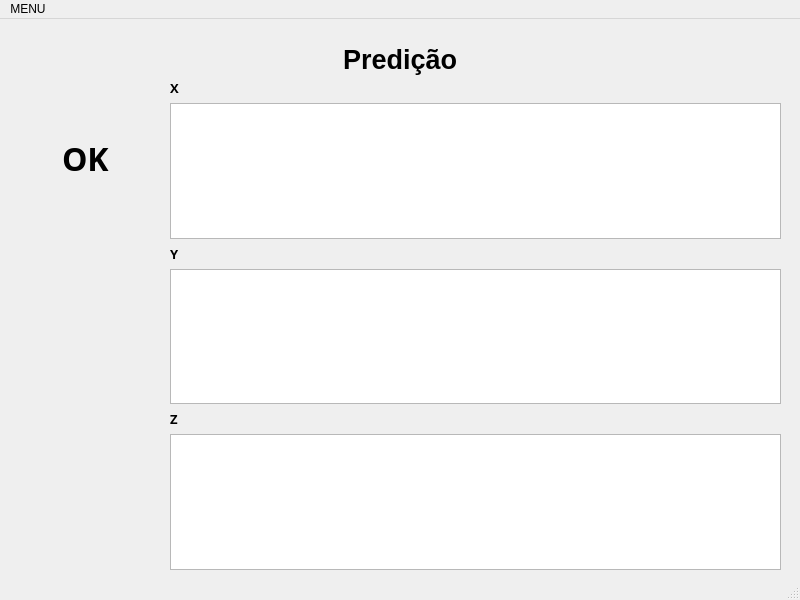
<?xml version="1.0" encoding="UTF-8"?>
<ui version="4.0">
 <class>MainWindow</class>
 <widget class="QMainWindow" name="MainWindow">
  <property name="geometry">
   <rect>
    <x>0</x>
    <y>0</y>
    <width>800</width>
    <height>600</height>
   </rect>
  </property>
  <property name="windowTitle">
   <string>SensorsProject - Predição</string>
  </property>
  <widget class="QWidget" name="centralwidget">
   <widget class="QWidget" name="gridLayoutWidget">
    <property name="geometry">
     <rect>
      <x>170</x>
      <y>60</y>
      <width>611</width>
      <height>491</height>
     </rect>
    </property>
    <layout class="QGridLayout" name="gridLayout">
     <item row="0" column="0">
      <widget class="QLabel" name="x_label">
       <property name="font">
        <font>
         <family>Arial Black</family>
         <pointsize>10</pointsize>
         <weight>75</weight>
         <bold>true</bold>
        </font>
       </property>
       <property name="text">
        <string>X</string>
       </property>
      </widget>
     </item>
     <item row="5" column="0">
      <widget class="QGraphicsView" name="z_graph"/>
     </item>
     <item row="3" column="0">
      <widget class="QGraphicsView" name="y_graph"/>
     </item>
     <item row="4" column="0">
      <widget class="QLabel" name="z_label">
       <property name="font">
        <font>
         <family>Arial Black</family>
         <pointsize>10</pointsize>
         <weight>75</weight>
         <bold>true</bold>
        </font>
       </property>
       <property name="text">
        <string>Z</string>
       </property>
      </widget>
     </item>
     <item row="2" column="0">
      <widget class="QLabel" name="y_label">
       <property name="font">
        <font>
         <family>Arial Black</family>
         <pointsize>10</pointsize>
         <weight>75</weight>
         <bold>true</bold>
        </font>
       </property>
       <property name="text">
        <string>Y</string>
       </property>
      </widget>
     </item>
     <item row="1" column="0">
      <widget class="QGraphicsView" name="x_graph"/>
     </item>
    </layout>
   </widget>
   <widget class="QWidget" name="gridLayoutWidget_2">
    <property name="geometry">
     <rect>
      <x>20</x>
      <y>59</y>
      <width>131</width>
      <height>161</height>
     </rect>
    </property>
    <layout class="QGridLayout" name="gridLayout_2">
     <item row="1" column="1">
      <widget class="QLabel" name="status_label">
       <property name="font">
        <font>
         <family>Arial Black</family>
         <pointsize>24</pointsize>
         <weight>75</weight>
         <bold>true</bold>
        </font>
       </property>
       <property name="text">
        <string>OK</string>
       </property>
      </widget>
     </item>
     <item row="1" column="2">
      <spacer name="horizontalSpacer_2">
       <property name="orientation">
        <enum>Qt::Horizontal</enum>
       </property>
       <property name="sizeHint" stdset="0">
        <size>
         <width>40</width>
         <height>20</height>
        </size>
       </property>
      </spacer>
     </item>
     <item row="2" column="1">
      <spacer name="verticalSpacer">
       <property name="orientation">
        <enum>Qt::Vertical</enum>
       </property>
       <property name="sizeHint" stdset="0">
        <size>
         <width>20</width>
         <height>40</height>
        </size>
       </property>
      </spacer>
     </item>
     <item row="1" column="0">
      <spacer name="horizontalSpacer">
       <property name="orientation">
        <enum>Qt::Horizontal</enum>
       </property>
       <property name="sizeHint" stdset="0">
        <size>
         <width>40</width>
         <height>20</height>
        </size>
       </property>
      </spacer>
     </item>
     <item row="0" column="1">
      <spacer name="verticalSpacer_2">
       <property name="orientation">
        <enum>Qt::Vertical</enum>
       </property>
       <property name="sizeHint" stdset="0">
        <size>
         <width>20</width>
         <height>40</height>
        </size>
       </property>
      </spacer>
     </item>
    </layout>
   </widget>
   <widget class="QWidget" name="horizontalLayoutWidget">
    <property name="geometry">
     <rect>
      <x>20</x>
      <y>20</y>
      <width>761</width>
      <height>41</height>
     </rect>
    </property>
    <layout class="QHBoxLayout" name="horizontalLayout">
     <item>
      <spacer name="horizontalSpacer_3">
       <property name="orientation">
        <enum>Qt::Horizontal</enum>
       </property>
       <property name="sizeHint" stdset="0">
        <size>
         <width>40</width>
         <height>20</height>
        </size>
       </property>
      </spacer>
     </item>
     <item>
      <widget class="QLabel" name="predicao_label">
       <property name="font">
        <font>
         <family>Arial</family>
         <pointsize>20</pointsize>
         <weight>75</weight>
         <bold>true</bold>
        </font>
       </property>
       <property name="text">
        <string>Predição</string>
       </property>
      </widget>
     </item>
     <item>
      <spacer name="horizontalSpacer_4">
       <property name="orientation">
        <enum>Qt::Horizontal</enum>
       </property>
       <property name="sizeHint" stdset="0">
        <size>
         <width>40</width>
         <height>20</height>
        </size>
       </property>
      </spacer>
     </item>
    </layout>
   </widget>
  </widget>
  <widget class="QMenuBar" name="menubar">
   <property name="geometry">
    <rect>
     <x>0</x>
     <y>0</y>
     <width>800</width>
     <height>21</height>
    </rect>
   </property>
   <widget class="QMenu" name="menuP_gina_Inicial">
    <property name="title">
     <string>MENU</string>
    </property>
    <addaction name="actionP_gina_Inicial"/>
   </widget>
   <addaction name="menuP_gina_Inicial"/>
  </widget>
  <widget class="QStatusBar" name="statusbar"/>
  <action name="actionP_gina_Inicial">
   <property name="text">
    <string>Página Inicial</string>
   </property>
  </action>
 </widget>
 <resources/>
 <connections/>
</ui>
